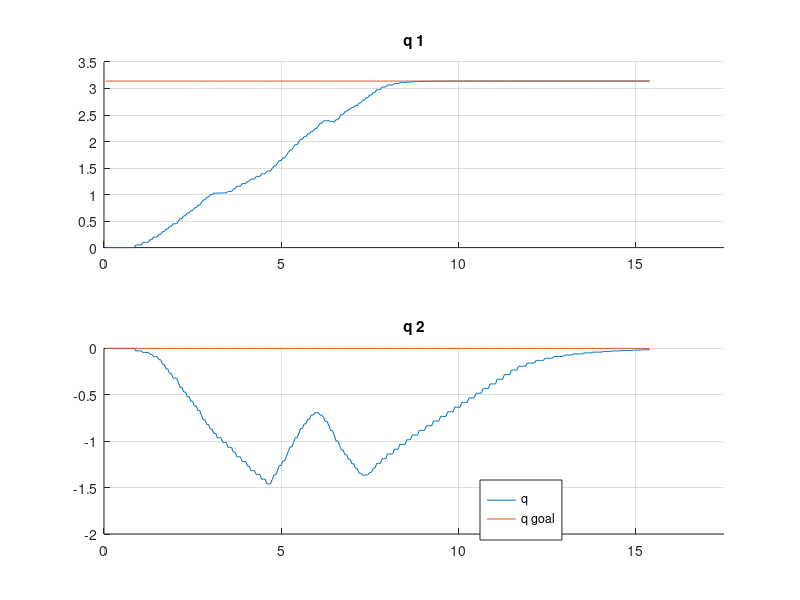
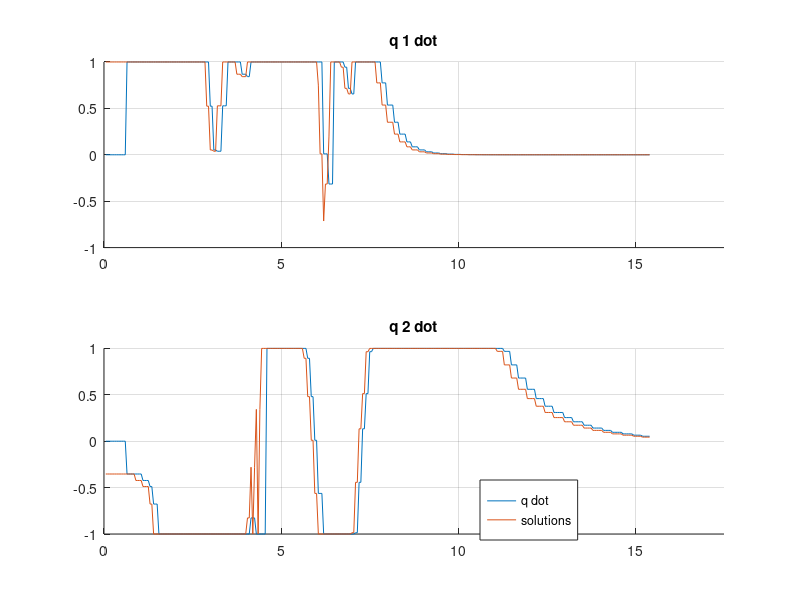
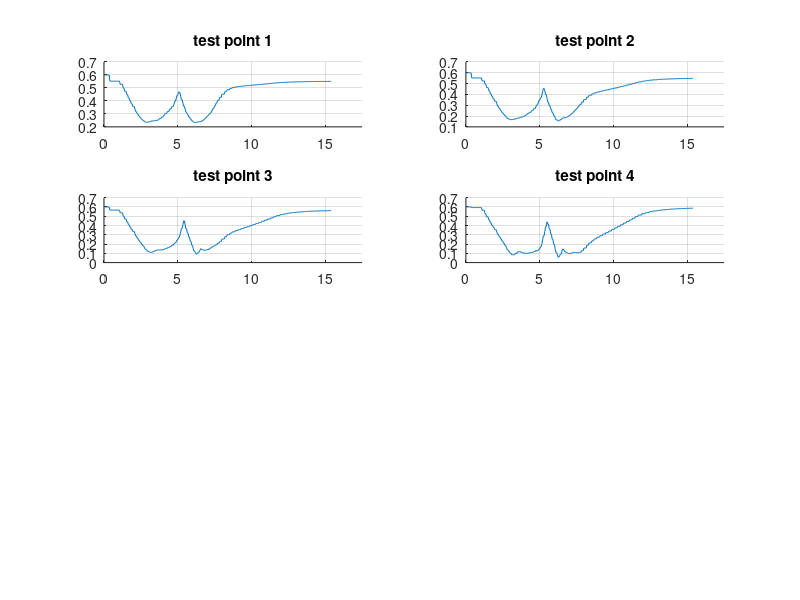
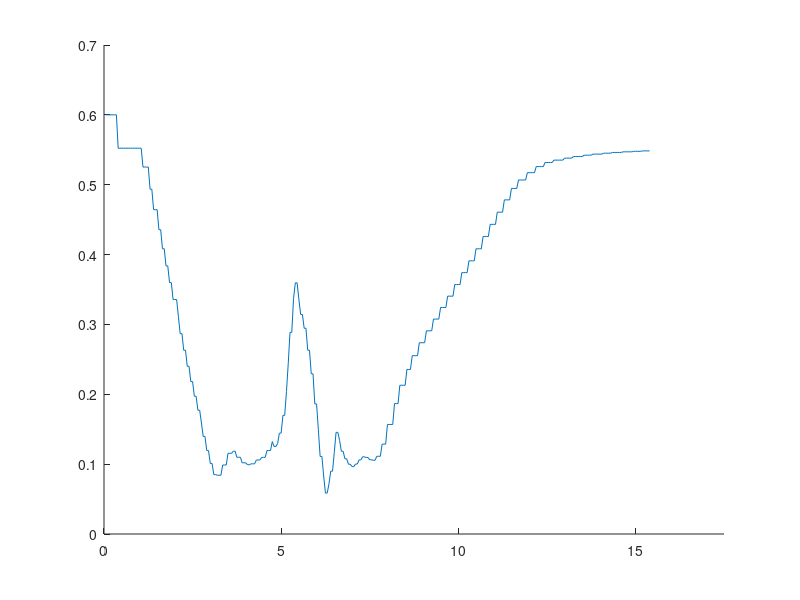

The MATLAB script that drew these images, in order:
clear all;
clc;
close all
cd '/home/robot/planar_robot_ws/';
data = load('data_planar.csv');
q = data(:,1:2);
q_goal = data(:,3:4);
q_dot = data(:,5:6);
min_dist = data(:,7:10);
solutions = data(:,11:15);
smallest_distance  = data(:,16);

dt=1;
m=10;
figure1 = figure('Name', 'positions')
subplot(2,1,1);
grid on;
hold on;
plot(q(:,1));
plot(q_goal(:,1));
set(gca,'XTick',0:dt*100:dt*100*m);
set(gca,'XTickLabel',0:0.05*100:m*100*0.05);
title("q 1")
subplot(2,1,2);
grid on;
hold on;
l1 = plot(q(:,2));
l2 = plot(q_goal(:,2));
set(gca,'XTick',0:dt*100:dt*100*m);
set(gca,'XTickLabel',0:0.05*100:m*100*0.05);
title("q 2")
% Construct a Legend with the data from the sub-plots
hL = legend([l1,l2],{"q", "q goal"});
% Programatically move the Legend
newPosition = [0.6 0.1 0.1 0.1];
newUnits = 'normalized';
set(hL,'Position', newPosition,'Units', newUnits);
saveas(figure1, 'joint_poses.png');

figure2 = figure('Name', 'velocities')
subplot(2,1,1);
grid on;
hold on;
plot(q_dot(:,1));
plot(solutions(:,1));
set(gca,'XTick',0:dt*100:dt*100*m);
set(gca,'XTickLabel',0:0.05*100:m*100*0.05);
title("q 1 dot")
subplot(2,1,2);
grid on;
hold on;
l1 = plot(q_dot(:,2));
l2 = plot(solutions(:,2));
set(gca,'XTick',0:dt*100:dt*100*m);
set(gca,'XTickLabel',0:0.05*100:m*100*0.05);
title("q 2 dot")
% Construct a Legend with the data from the sub-plots
hL = legend([l1,l2],{"q dot", "solutions"});
% Programatically move the Legend
newPosition = [0.6 0.1 0.1 0.1];
newUnits = 'normalized';
set(hL,'Position', newPosition,'Units', newUnits);
saveas(figure2, 'joint_vels.png');

figure3 = figure('Name', 'minimum distances')
subplot(4,2,1);
grid on;
hold on;
plot(min_dist(:,1));
set(gca,'XTick',0:dt*100:dt*100*m);
set(gca,'XTickLabel',0:0.05*100:m*100*0.05);
title("test point 1")
subplot(4,2,2);
grid on;
hold on;
plot(min_dist(:,2));
set(gca,'XTick',0:dt*100:dt*100*m);
set(gca,'XTickLabel',0:0.05*100:m*100*0.05);
title("test point 2")
subplot(4,2,3);
grid on;
hold on;
plot(min_dist(:,3));
set(gca,'XTick',0:dt*100:dt*100*m);
set(gca,'XTickLabel',0:0.05*100:m*100*0.05);
title("test point 3")
subplot(4,2,4);
grid on;
hold on;
plot(min_dist(:,4));
set(gca,'XTick',0:dt*100:dt*100*m);
set(gca,'XTickLabel',0:0.05*100:m*100*0.05);
title("test point 4")
saveas(figure3, 'minimum_distances.png');

figure4 = figure('Name', 'smallest distance')
hold on;
plot(smallest_distance(:,1));
set(gca,'XTick',0:dt*100:dt*100*m);
set(gca,'XTickLabel',0:0.05*100:m*100*0.05);
saveas(figure4, 'smallestdistance.png');